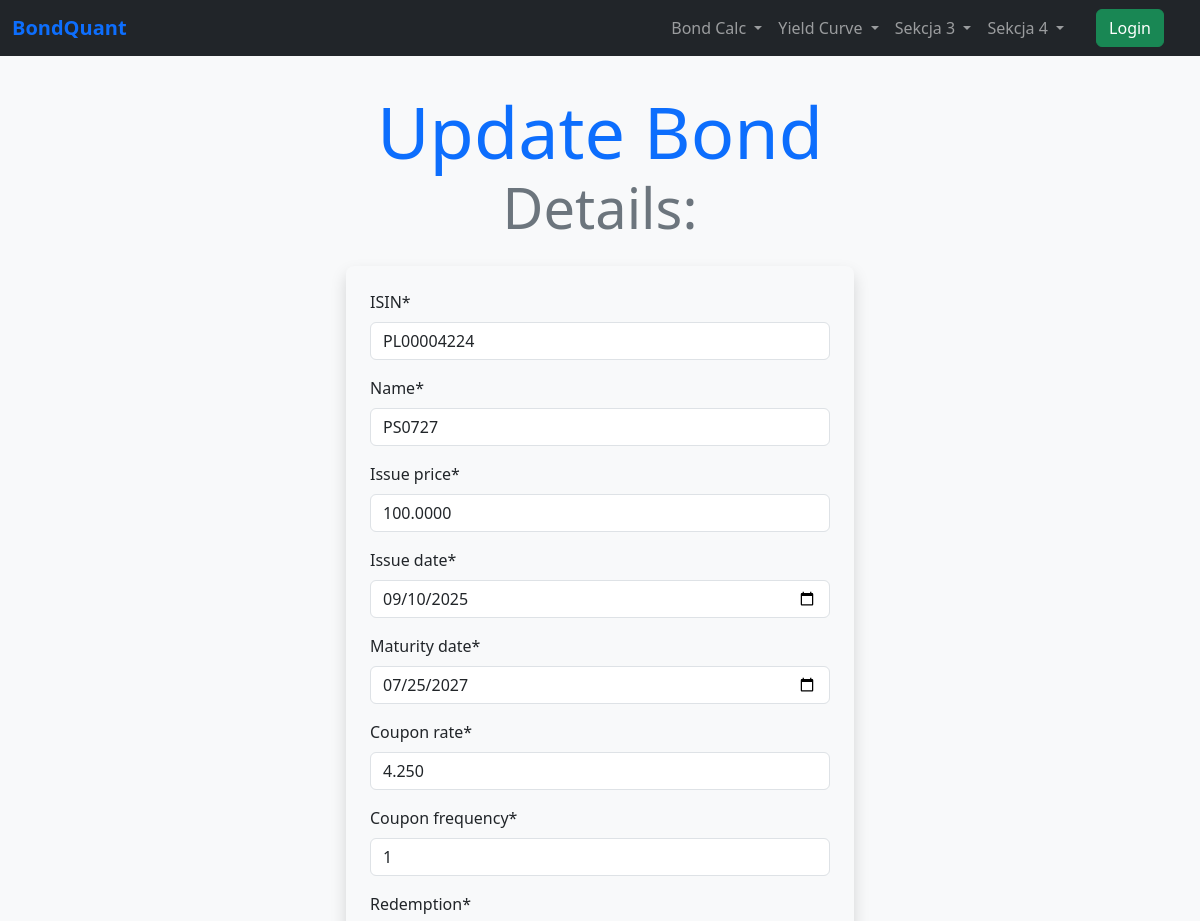
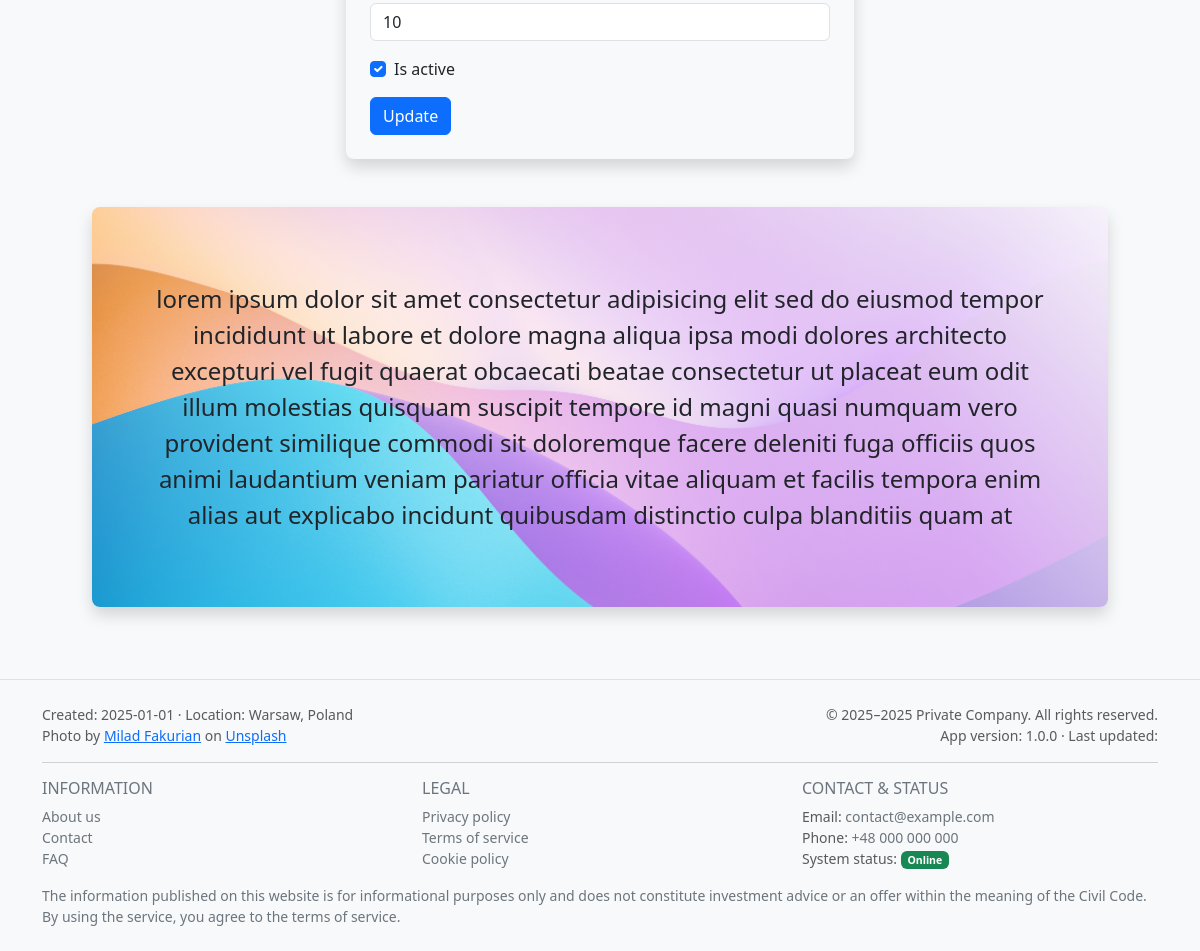
Screenshot of /bonds/update/2/ with the database file from the repository (2 pictures, top to bottom).
### bonds/models.py (models this page shows, shortened)
class Bond(models.Model):
    ISIN = models.CharField(max_length=12)
    name = models.CharField(max_length=100)
    issue_price = models.DecimalField(max_digits=10, decimal_places=4, default=100)
    issue_date = models.DateField(default=date.today)
    maturity_date = models.DateField()
    coupon_rate = models.DecimalField(max_digits=5, decimal_places=3)
    coupon_frequency = models.SmallIntegerField(
        default=1,
        validators=[
            MinValueValidator(1),
            MaxValueValidator(12)
        ]
    )
    redemption = models.IntegerField()
    is_active = models.BooleanField(default=True)

### bonds/views.py (the view)
# urls.py: path('update/<int:pk>/', UpdateBondView.as_view(), name='update_bond'),
class UpdateBondView(UpdateView):
    model = Bond
    form_class = BondForm
    template_name = 'bonds/bond_update.html'
    success_url = '/bonds/'

### bonds/forms.py
class BondForm(forms.ModelForm):
    class Meta:
        model = Bond
        fields = '__all__'
        widgets = {
            'maturity_date': forms.DateInput(attrs={'class': 'form-control', 'type': 'date'}),
            'issue_date': forms.DateInput(attrs={'class': 'form-control', 'type': 'date'}),
        }

### bonds/templates/bonds/bond_update.html (shortened to what this page needs)
{% extends 'base.html' %}
{% load crispy_forms_filters %}
{% block content %}
    <div class="display-2 text-primary text-center">Update Bond</div>
    <div class="display-4 text-secondary text-center mb-4">Details:</div>
    <div class="container col-6 shadow p-4 bg-light rounded-3">
        <form method="post">
            {{ form|crispy }}
            <button type="submit" class="btn btn-primary">Update</button>
        </form>
    </div>
{% endblock %}

### static/styles.css (style rules this page uses)
body { background-color: #f0f0f0; }

### rows the page displays
Bond: ISIN "PL00004224", name "PS0727", issue_price "100.0000", issue_date "09/10/2025", maturity_date "07/25/2027", coupon_rate "4.250", coupon_frequency "1", redemption "10", is_active "☑"

### other values shown
{{ site_city|default:"Warsaw" }} "Warsaw"
{{ site_country|default:"Poland" }} "Poland"
{{ app_version|default:"1.0.0" }} "1.0.0"
